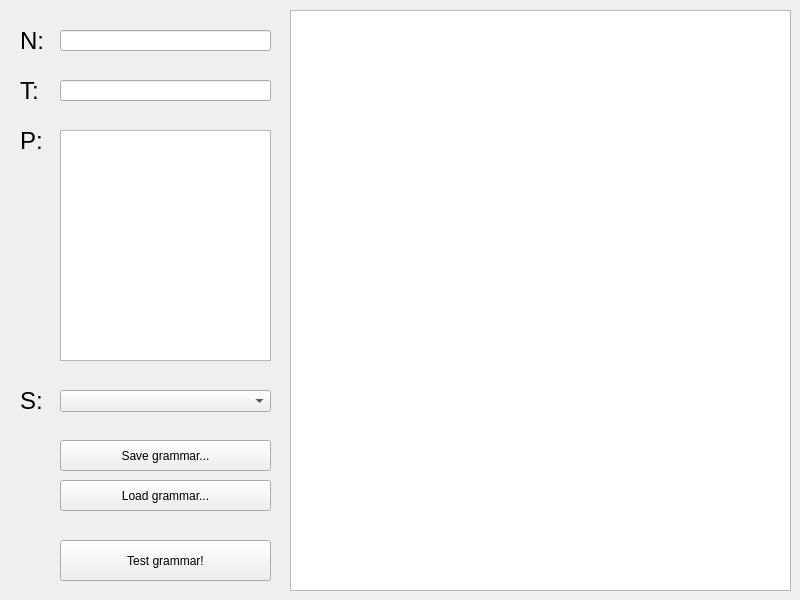
<?xml version="1.0" encoding="UTF-8"?>
<ui version="4.0">
 <class>Widget</class>
 <widget class="QWidget" name="Widget">
  <property name="geometry">
   <rect>
    <x>0</x>
    <y>0</y>
    <width>800</width>
    <height>600</height>
   </rect>
  </property>
  <property name="sizePolicy">
   <sizepolicy hsizetype="Fixed" vsizetype="Fixed">
    <horstretch>0</horstretch>
    <verstretch>0</verstretch>
   </sizepolicy>
  </property>
  <property name="minimumSize">
   <size>
    <width>800</width>
    <height>600</height>
   </size>
  </property>
  <property name="maximumSize">
   <size>
    <width>800</width>
    <height>600</height>
   </size>
  </property>
  <property name="windowTitle">
   <string>Recognizer of context-free grammars</string>
  </property>
  <widget class="QTextBrowser" name="txtResult">
   <property name="geometry">
    <rect>
     <x>290</x>
     <y>10</y>
     <width>501</width>
     <height>581</height>
    </rect>
   </property>
   <property name="lineWrapMode">
    <enum>QTextEdit::NoWrap</enum>
   </property>
   <property name="placeholderText">
    <string/>
   </property>
  </widget>
  <widget class="QLineEdit" name="txtN">
   <property name="geometry">
    <rect>
     <x>60</x>
     <y>30</y>
     <width>211</width>
     <height>21</height>
    </rect>
   </property>
  </widget>
  <widget class="QLineEdit" name="txtT">
   <property name="geometry">
    <rect>
     <x>60</x>
     <y>80</y>
     <width>211</width>
     <height>21</height>
    </rect>
   </property>
  </widget>
  <widget class="QPlainTextEdit" name="txtP">
   <property name="geometry">
    <rect>
     <x>60</x>
     <y>130</y>
     <width>211</width>
     <height>231</height>
    </rect>
   </property>
   <property name="sizeAdjustPolicy">
    <enum>QAbstractScrollArea::AdjustIgnored</enum>
   </property>
   <property name="lineWrapMode">
    <enum>QPlainTextEdit::NoWrap</enum>
   </property>
  </widget>
  <widget class="QComboBox" name="boxS">
   <property name="geometry">
    <rect>
     <x>60</x>
     <y>390</y>
     <width>211</width>
     <height>22</height>
    </rect>
   </property>
   <property name="maximumSize">
    <size>
     <width>16777215</width>
     <height>16777215</height>
    </size>
   </property>
  </widget>
  <widget class="QPushButton" name="btnTest">
   <property name="geometry">
    <rect>
     <x>60</x>
     <y>540</y>
     <width>211</width>
     <height>41</height>
    </rect>
   </property>
   <property name="text">
    <string>Test grammar!</string>
   </property>
  </widget>
  <widget class="QPushButton" name="btnOpen">
   <property name="geometry">
    <rect>
     <x>60</x>
     <y>480</y>
     <width>211</width>
     <height>31</height>
    </rect>
   </property>
   <property name="text">
    <string>Load grammar...</string>
   </property>
  </widget>
  <widget class="QPushButton" name="btnSave">
   <property name="geometry">
    <rect>
     <x>60</x>
     <y>440</y>
     <width>211</width>
     <height>31</height>
    </rect>
   </property>
   <property name="text">
    <string>Save grammar...</string>
   </property>
  </widget>
  <widget class="QLabel" name="label">
   <property name="geometry">
    <rect>
     <x>20</x>
     <y>20</y>
     <width>41</width>
     <height>41</height>
    </rect>
   </property>
   <property name="font">
    <font>
     <family>Tahoma</family>
     <pointsize>18</pointsize>
     <weight>50</weight>
     <italic>false</italic>
     <bold>false</bold>
    </font>
   </property>
   <property name="text">
    <string>N:</string>
   </property>
  </widget>
  <widget class="QLabel" name="label_2">
   <property name="geometry">
    <rect>
     <x>20</x>
     <y>70</y>
     <width>41</width>
     <height>41</height>
    </rect>
   </property>
   <property name="font">
    <font>
     <family>Tahoma</family>
     <pointsize>18</pointsize>
     <weight>50</weight>
     <italic>false</italic>
     <bold>false</bold>
    </font>
   </property>
   <property name="text">
    <string>T:</string>
   </property>
  </widget>
  <widget class="QLabel" name="label_3">
   <property name="geometry">
    <rect>
     <x>20</x>
     <y>120</y>
     <width>41</width>
     <height>41</height>
    </rect>
   </property>
   <property name="font">
    <font>
     <family>Tahoma</family>
     <pointsize>18</pointsize>
     <weight>50</weight>
     <italic>false</italic>
     <bold>false</bold>
    </font>
   </property>
   <property name="text">
    <string>P:</string>
   </property>
  </widget>
  <widget class="QLabel" name="label_4">
   <property name="geometry">
    <rect>
     <x>20</x>
     <y>380</y>
     <width>41</width>
     <height>41</height>
    </rect>
   </property>
   <property name="font">
    <font>
     <family>Tahoma</family>
     <pointsize>18</pointsize>
     <weight>50</weight>
     <italic>false</italic>
     <bold>false</bold>
    </font>
   </property>
   <property name="text">
    <string>S:</string>
   </property>
  </widget>
 </widget>
 <layoutdefault spacing="6" margin="11"/>
 <resources/>
 <connections/>
</ui>
